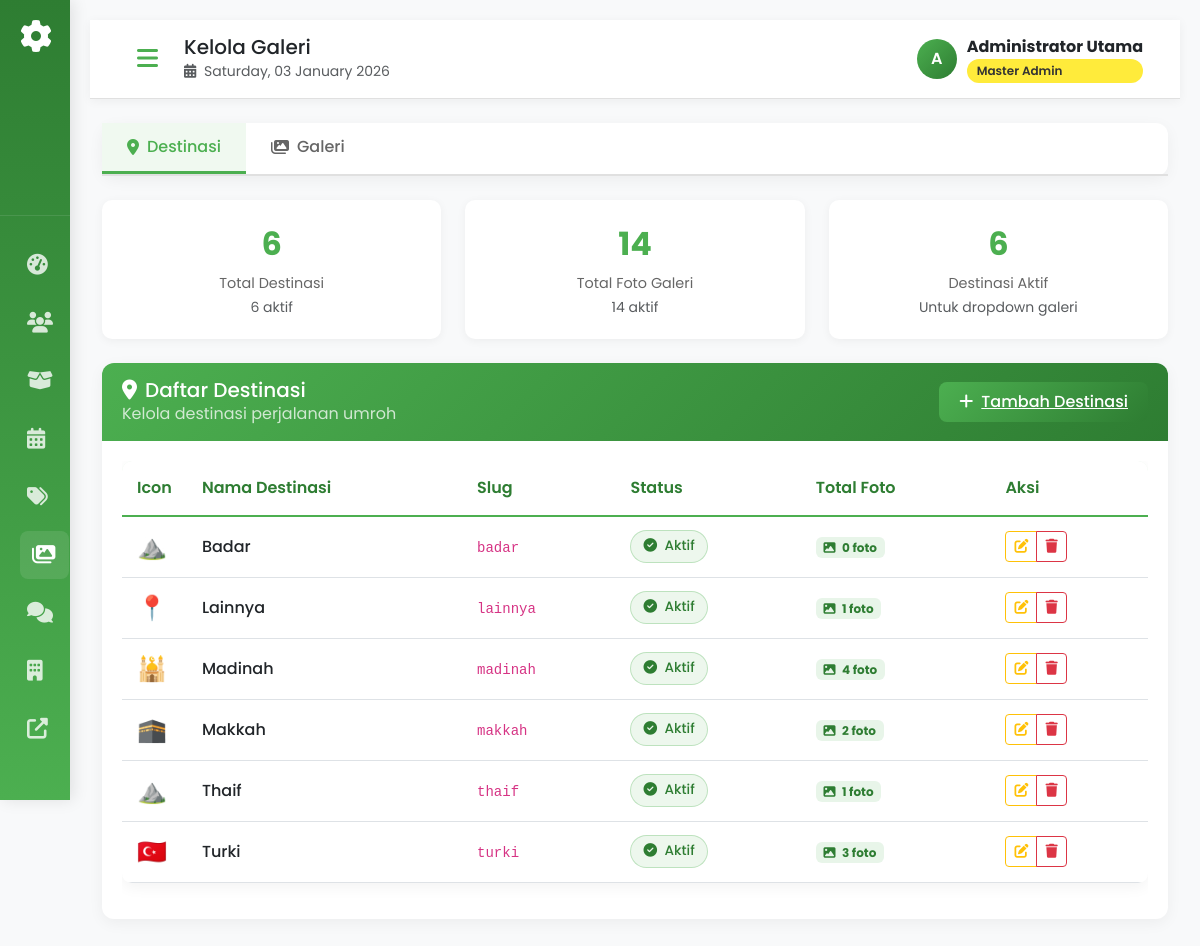
Before: /admin/gallery.php (signed in) with the older database file.
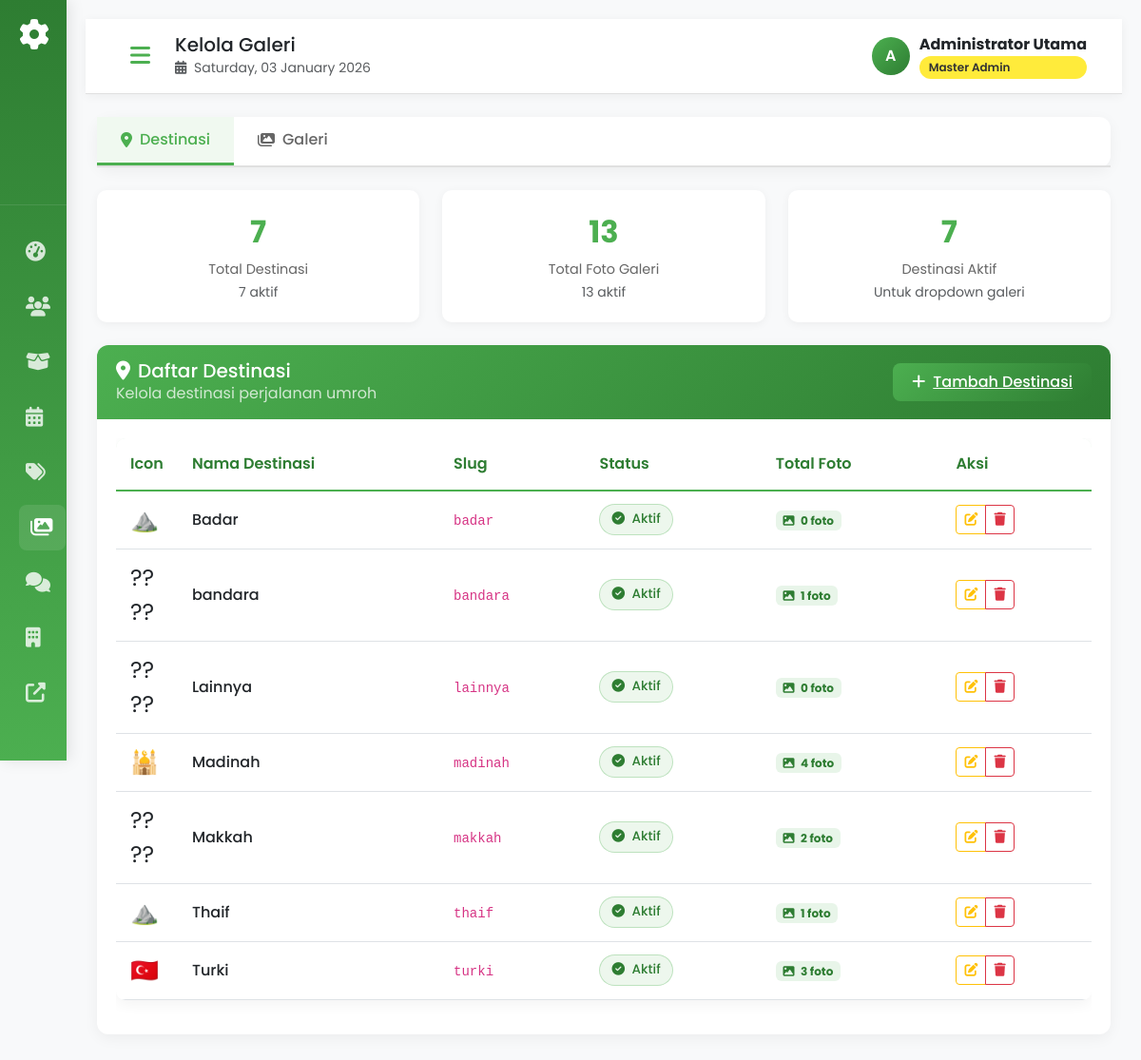
After: the same page with the newer database file.
### tables this page shows
CREATE TABLE `destinations` (
  `id` int(11) NOT NULL,
  `name` varchar(100) NOT NULL,
  `slug` varchar(100) NOT NULL,
  `icon` varchar(50) DEFAULT NULL,
  `is_active` tinyint(1) DEFAULT 1,
  `created_at` timestamp NOT NULL DEFAULT current_timestamp()
);

### admin/gallery.php (the view, shortened to what the changed rows need)
<?php
require_once '../config/database.php';
$tab = isset($_GET['tab']) ? $_GET['tab'] : 'destinations';
$action = isset($_GET['action']) ? $_GET['action'] : 'list';
$destinations = $pdo->query("SELECT id, name FROM destinations WHERE is_active = 1 ORDER BY name")->fetchAll();
$all_destinations = $pdo->query("SELECT * FROM destinations ORDER BY name")->fetchAll();
$stmt = $pdo->query("SELECT g.*, d.name as destination_name FROM galleries g LEFT JOIN destinations d ON g.destination_id = d.id ORDER BY g.created_at DESC");
$gallery_items = $stmt->fetchAll();
?>
<!DOCTYPE html>
<html lang="id">
<head>
</head>
<body>
    <?php include 'includes/header.php'; ?>
    <div class="container-fluid mt-4">
        <div class="row mb-4">
            <div class="col-md-4">
                <div class="stats-card">
                    <div class="stats-number"><?php echo count($all_destinations); ?></div>
                    <div class="stats-label">Total Destinasi</div>
                    <small class="text-muted"><?php echo count(array_filter($all_destinations, fn($d) => $d['is_active'])); ?> aktif</small>
                </div>
            </div>
            <div class="col-md-4">
                <div class="stats-card">
                    <div class="stats-number"><?php echo count($gallery_items); ?></div>
                    <div class="stats-label">Total Foto Galeri</div>
                    <small class="text-muted"><?php echo count(array_filter($gallery_items, fn($g) => $g['is_active'])); ?> aktif</small>
                </div>
            </div>
            <div class="col-md-4">
                <div class="stats-card">
                    <div class="stats-number"><?php echo count($destinations); ?></div>
                    <div class="stats-label">Destinasi Aktif</div>
                    <small class="text-muted">Untuk dropdown galeri</small>
                </div>
            </div>
        </div>
        <div class="tab-content <?php echo $tab == 'destinations' ? 'active' : ''; ?>" id="destinations-tab">
            <?php if ($action == 'list'): ?>
            <div class="admin-card">
                <div class="card-body">
                    <?php if (empty($all_destinations)): ?>
                        <div class="text-center py-5">
                            <i class="fas fa-map-marker-alt fa-4x text-muted mb-4"></i>
                            <h5 class="text-muted">Belum ada destinasi</h5>
                            <p class="text-muted mb-4">Mulai dengan menambahkan destinasi baru</p>
                            <a href="?tab=destinations&action=create" class="btn-admin-primary">
                                <i class="fas fa-plus me-2"></i>Tambah Destinasi Pertama
                            </a>
                        </div>
                    <?php else: ?>
                        <div class="table-responsive">
                            <table class="table admin-table">
                                <thead>
                                    <tr>
                                        <th width="50">Icon</th>
                                        <th>Nama Destinasi</th>
                                        <th>Slug</th>
                                        <th>Status</th>
                                        <th>Total Foto</th>
                                        <th>Aksi</th>
                                    </tr>
                                </thead>
                                <tbody>
                                    <?php foreach ($all_destinations as $item):
                                        $stmt = $pdo->prepare("SELECT COUNT(*) FROM galleries WHERE destination_id = ?");
                                        $stmt->execute([$item['id']]);
                                        $photo_count = $stmt->fetchColumn();
                                    ?>
                                    <tr>
                                        <td>
                                            <div class="fs-4"><?php echo htmlspecialchars($item['icon']); ?></div>
                                        </td>
                                        <td>
                                            <div class="fw-medium"><?php echo htmlspecialchars($item['name']); ?></div>
                                        </td>
                                        <td>
                                            <code><?php echo htmlspecialchars($item['slug']); ?></code>
                                        </td>
                                        <td>
                                            <span class="status-badge <?php echo $item['is_active'] ? 'status-active' : 'status-inactive'; ?>">
                                                <i class="fas fa-<?php echo $item['is_active'] ? 'check-circle' : 'times-circle'; ?> me-1"></i>
                                                <?php echo $item['is_active'] ? 'Aktif' : 'Nonaktif'; ?>
                                            </span>
                                        </td>
                                        <td>
                                            <span class="badge bg-light-green text-dark">
                                                <i class="fas fa-image me-1"></i>
                                                <?php echo $photo_count; ?> foto
                                            </span>
                                        </td>
                                        <td>
                                            <div class="btn-group btn-group-sm">
                                                <a href="?tab=destinations&action=edit&id=<?php echo $item['id']; ?>"
                                                   class="btn btn-outline-warning"
                                                   title="Edit">
                                                    <i class="fas fa-edit"></i>
                                                </a>
                                                <button type="button"
                                                        onclick="confirmDeleteDestination(<?php echo $item['id']; ?>, '<?php echo addslashes($item['name']); ?>')"
                                                        class="btn btn-outline-danger"
                                                        title="Hapus">
                                                    <i class="fas fa-trash"></i>
                                                </button>
                                            </div>
                                        </td>
                                    </tr>
                                    <?php endforeach; ?>
                                </tbody>
                            </table>
                        </div>
                    <?php endif; ?>
                </div>
            </div>
            <?php endif; ?>
        </div>
    </div>
    <?php include 'includes/footer.php'; ?>
</body>
</html>

Changed rows visible on the page:
added destinations: icon "????", name "bandara", slug "bandara", is_active 1 (drawn), photo_count "1"
changed destinations "Lainnya": icon "📍" → "????"; photo_count "1" → "0"
changed destinations "Makkah": icon "🕋" → "????"
Other visible differences:
count($all_destinations): "6" → "7"
count(array_filter($all_destinations, fn($d) => $d['is_active'])): "6" → "7"
count($gallery_items): "14" → "13"
count(array_filter($gallery_items, fn($g) => $g['is_active'])): "14" → "13"
count($destinations): "6" → "7"
